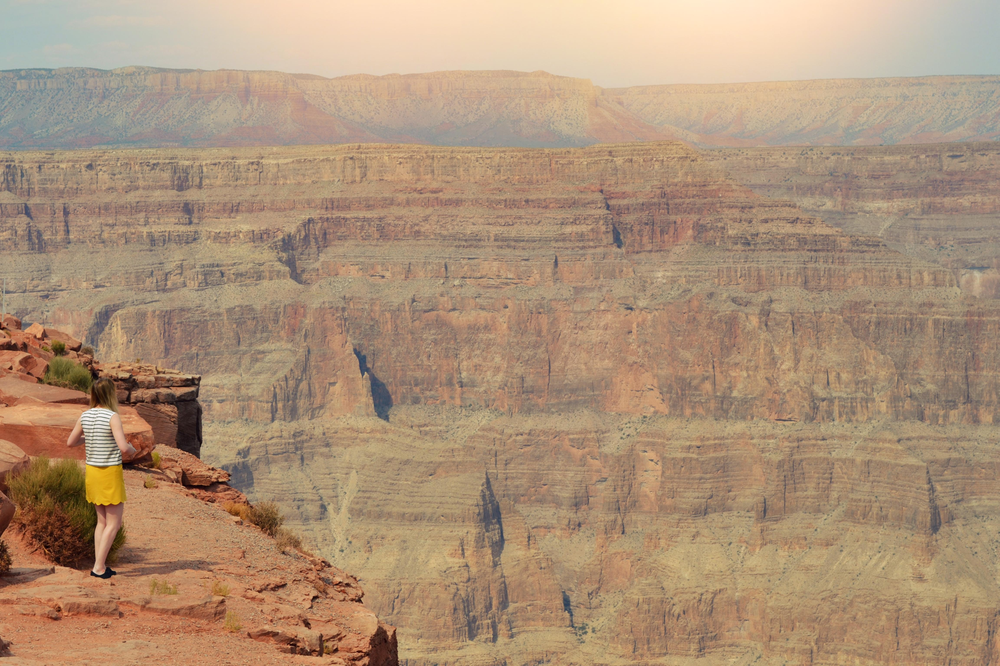
#> input picture assessment/images/GRCN.png, 1000 x 666 px, shrunk from 1844 x 1229 before the run, found by its file name
$ python SSIM.py   (older library calls are emulated)
#> lines starting #> are read from the running program, lines starting #| are printed output that depends on the picture
# Usage:
#
# python3 script.py -f original.png -s modified.png
# Based on: https://github.com/mostafaGwely/Structural-Similarity-Index-SSIM-

# 1. Import the necessary packages
#from skimage.measure import compare_ssim as ssim # deprecated (old version)
from skimage.metrics import structural_similarity as ssim
import argparse
import imutils
import cv2
from skimage import io

# [9 lines of commented-out code are left out]
imageA = cv2.imread('assessment/data/GRCN.png')
#> imageA is the input picture: shape (666, 1000, 3); mean B, G, R 119.9, 145.3, 172.6
imageB = cv2.imread('assessment/data/sbte.jpg')
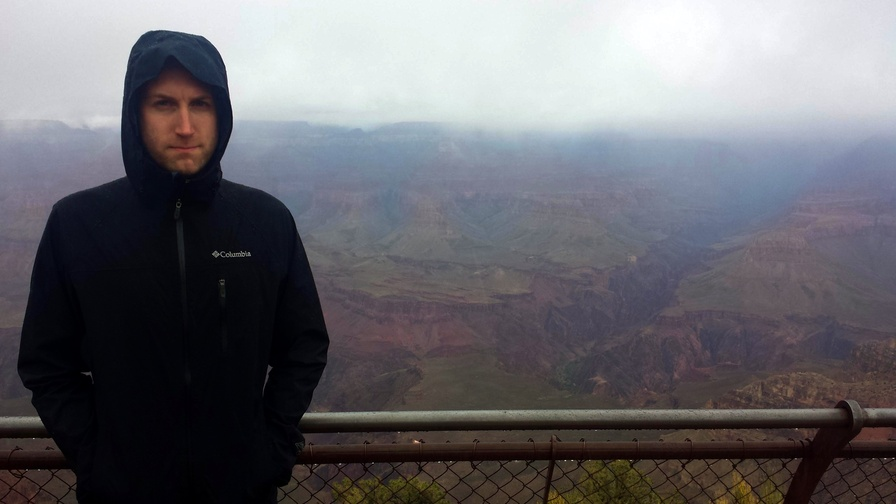
#> input picture data/sbte.jpg, 896 x 504 px, shrunk from 1652 x 929 before the run, found by its file name
#> imageB is the input picture: shape (504, 896, 3); mean B, G, R 110.3, 104.9, 105.9

# [9 lines of commented-out code are left out]
grayA = cv2.cvtColor(imageA, cv2.COLOR_BGR2GRAY)
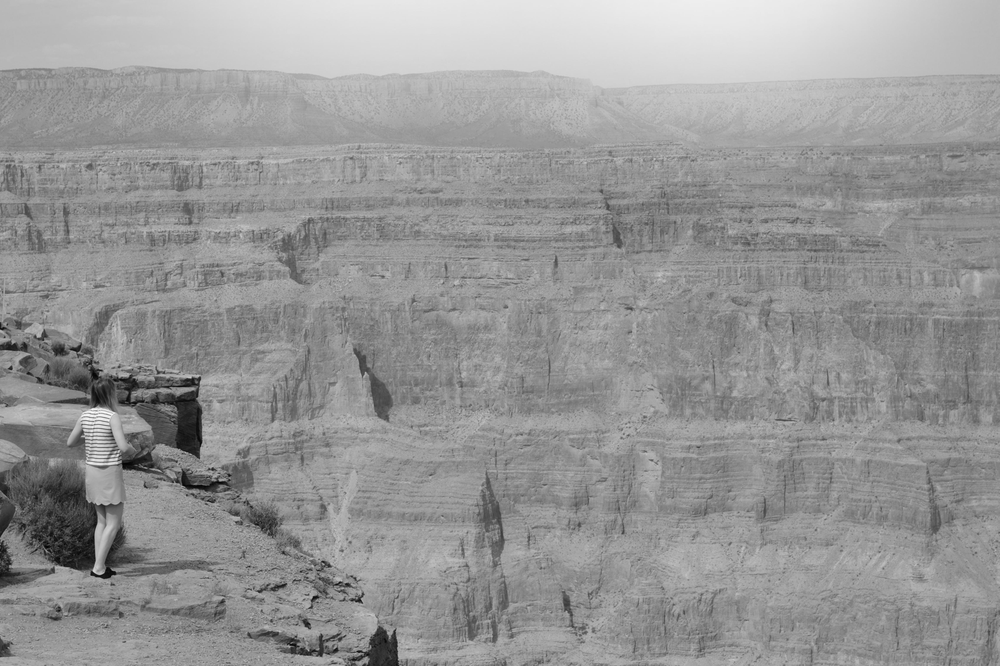
#> grayA: shape (666, 1000); min 3, max 254, mean 150.6
grayB = cv2.cvtColor(imageB, cv2.COLOR_BGR2GRAY)
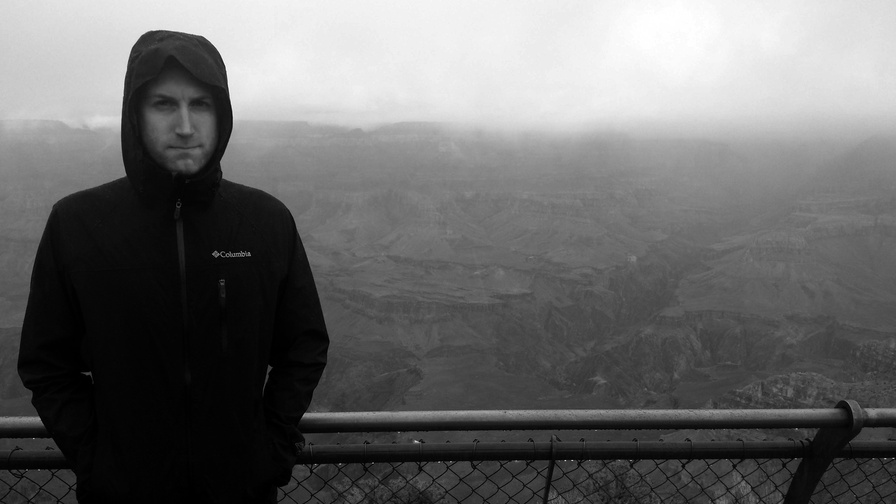
#> grayB: shape (504, 896); min 0, max 255, mean 105.8

# 5. Compute the Structural Similarity Index (SSIM) between the two
#    images, ensuring that the difference image is returned
#> (the run stopped early here; a loop or call above may not have finished)
